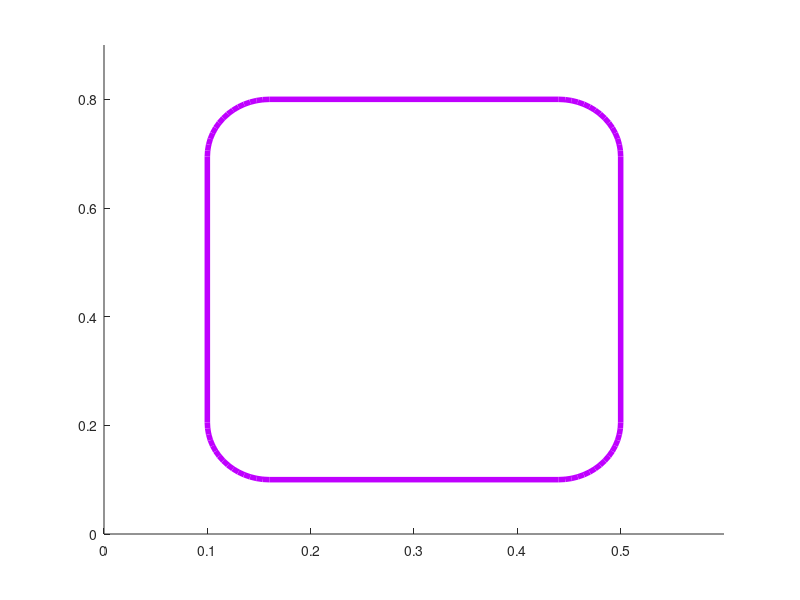

Source code (MATLAB):
%This script will create a rectangle object.

r = rectangle('Position',[0.1, 0.1, 0.4, 0.7],'Curvature',[0.3, 0.3]);
axis([0 0.6 0 0.9])
set(r, 'LineWidth',4,'LineStyle','-','EdgeColor',[.75 0 1])